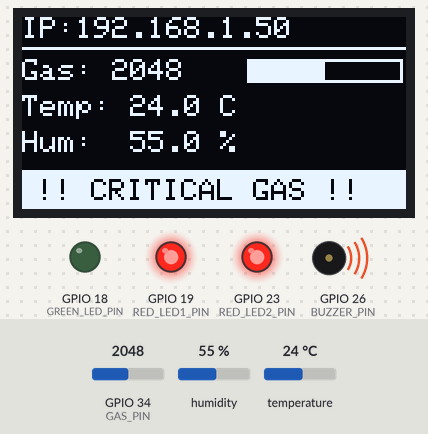
A sketch run on a simulated ESP32. On the bench: 128×64 one-colour display, output pins drawn as LEDs (lit = HIGH), buzzer (waves = sounding, pin HIGH). The inputs (shaded band) are chosen by the test bench; at power-on: GPIO 34 (GAS_PIN) = 2048, temperature 24 °C, humidity 55 % (analog values on the 0–4095 scale). WiFi joins after 1.5 s; servers stay silent unless stated; uploads are accepted with an empty reply; the local clock reads 2024-03-15 10:24:30 at power-on unless the sketch sets it; what the sketch prints to the serial monitor is not drawn.

Above: at 6.7 s.
6.8 s: GPIO 34 (GAS_PIN) set to 1865
At 9.4 s:
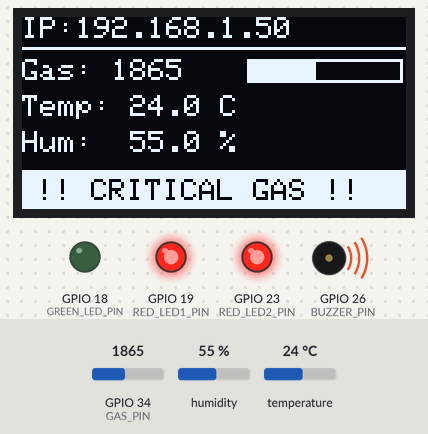
10.3 s: GPIO 34 (GAS_PIN) set to 1740
At 12.9 s:
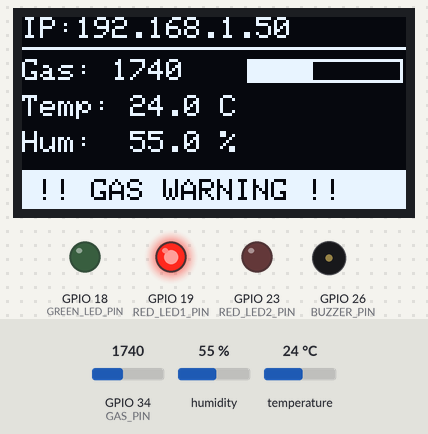
17.8 s: GPIO 34 (GAS_PIN) set to 983
At 22.2 s:
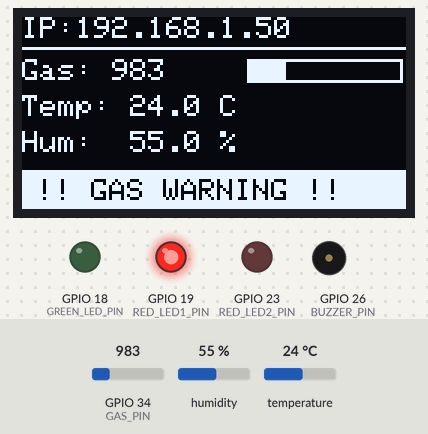
25.0 s: GPIO 34 (GAS_PIN) set to 888
At 27.9 s:
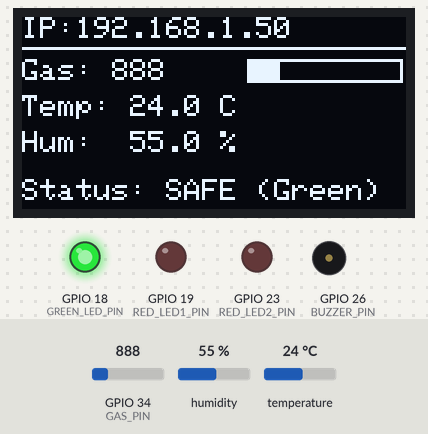
28.3 s: temperature set to 34.6 °C
At 30.3 s:
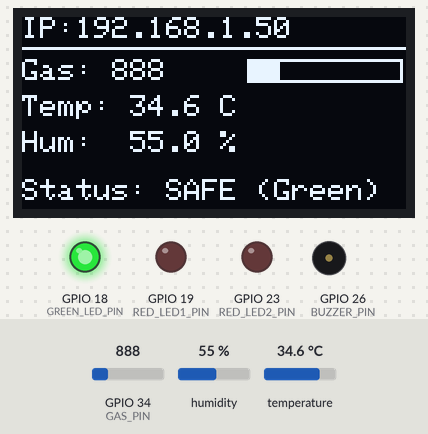
31.3 s: temperature set to 35.8 °C
At 33.9 s:
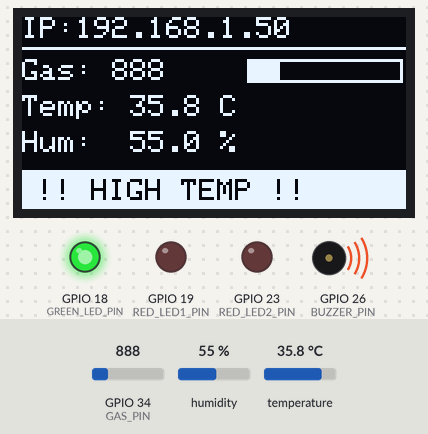
Timing chart, 0 to 35.4 s (numbered marks = the images above; inputs shaded):
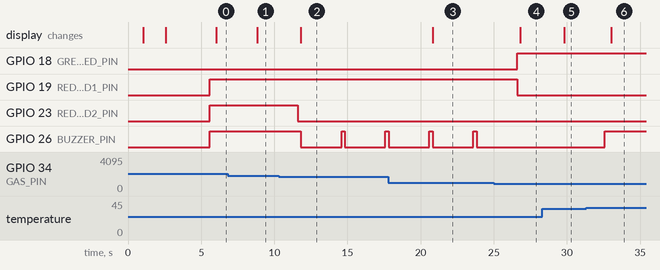

The sketch:

esp32.ino
```cpp
#include <Adafruit_GFX.h>
#include <Adafruit_SSD1306.h>
#include <DHT.h>
#include <HTTPClient.h>
#include <WiFi.h>
#include <WiFiClientSecure.h>
#include <WebServer.h>
#include <Wire.h>
#include <time.h>

// ================= FIREBASE CONFIG =================
// Fill these in after creating your Firebase project
const char *FIREBASE_HOST =
    "https://fxv-detection-default-rtdb.asia-southeast1.firebasedatabase.app";
const char *FIREBASE_AUTH =
    "5ZwVmC5VkqUWeR2GEl5VMLd8flRv7DJo0qSiTa9i"; // Project Settings > Service
                                                // Accounts > Database Secrets

// ================= WIFI CREDENTIALS =================
const char *WIFI_SSID = "LAPTOP-S6L4UED5 7744";
const char *WIFI_PASSWORD = "ALAN1125";

WebServer server(80);

// ================= OLED CONFIGURATION =================
#define SCREEN_WIDTH 128
#define SCREEN_HEIGHT 64
#define OLED_RESET -1
#define OLED_ADDRESS 0x3C

Adafruit_SSD1306 display(SCREEN_WIDTH, SCREEN_HEIGHT, &Wire, OLED_RESET);

// ================= PIN & SENSOR CONFIGURATION =================
#define GAS_PIN 34
#define DHT_PIN 27
#define BUZZER_PIN 26
#define GREEN_LED_PIN 18
#define RED_LED1_PIN 19
#define RED_LED2_PIN 23
#define DHT_TYPE DHT22

DHT dht(DHT_PIN, DHT_TYPE);

const int GAS_WARNING_THRESHOLD = 950;
const int GAS_HIGH_THRESHOLD = 1800;
const float TEMP_THRESHOLD = 35.0; // °C — flagged as dangerously high

// ================= SENSOR STATE =================
int gasValue = 0;
float temperature = NAN;
float humidity = NAN;
bool gasWarning = false;
bool tempWarning = false;
int gasLevelState = 0;

// Previous states — used to detect rising edge so we don't spam alerts
bool prevGasWarning = false;
bool prevTempWarning = false;

// Firebase diagnostic tracking
int lastFirebaseStatus = 0;
String lastFirebaseError = "No push attempted yet";

// ================= TIMING =================
unsigned long previousReadTime = 0;
const unsigned long READ_INTERVAL = 3000; // read & push every 3 seconds (allows time for TLS handshake)
const unsigned long WARNING_CHIRP_DURATION = 150;

// ================= HOURLY AVERAGE ACCUMULATORS =================
double sumGas = 0;
double sumTemp = 0;
double sumHum = 0;
int sampleCount = 0;
String currentHourKey = ""; // e.g. "2026-10-28T10"

// ================= NTP TIME HELPERS =================

// Sync ESP32 clock from the internet (Indian Standard Time = UTC+5:30)
void syncTime() {
  configTime(19800, 0, "pool.ntp.org", "time.nist.gov");
  Serial.print("Syncing time");
  struct tm timeinfo;
  int retries = 0;
  while (!getLocalTime(&timeinfo) && retries < 20) {
    delay(500);
    Serial.print(".");
    retries++;
  }
  Serial.println(retries < 20 ? " Done." : " Failed (no NTP).");
}

// Returns the current hour as a Firebase key, e.g. "2026-10-28T10"
String getHourKey() {
  struct tm timeinfo;
  if (!getLocalTime(&timeinfo))
    return "unknown";
  char buf[20];
  strftime(buf, sizeof(buf), "%Y-%m-%dT%H", &timeinfo);
  return String(buf);
}

// Human-readable label for the hourly table, e.g. "2026-10-28 10:00"
String getHourLabel() {
  struct tm timeinfo;
  if (!getLocalTime(&timeinfo))
    return "unknown";
  char buf[20];
  strftime(buf, sizeof(buf), "%Y-%m-%d %H:00", &timeinfo);
  return String(buf);
}

// Unix timestamp for alert ordering
long getUnixTimestamp() {
  struct tm timeinfo;
  if (!getLocalTime(&timeinfo))
    return 0;
  return (long)mktime(&timeinfo);
}

// ================= FIREBASE REST API HELPERS =================

// PUT overwrites a path (used for current readings & hourly averages)
void firebasePut(String path, String jsonBody) {
  if (WiFi.status() != WL_CONNECTED) {
    lastFirebaseStatus = -99;
    lastFirebaseError = "WiFi not connected";
    Serial.println("Firebase PUT skipped: WiFi not connected");
    return;
  }
  WiFiClientSecure client;
  client.setInsecure();

  HTTPClient http;
  http.setFollowRedirects(HTTPC_STRICT_FOLLOW_REDIRECTS);
  http.setTimeout(10000);

  String host = String(FIREBASE_HOST);
  while (host.endsWith("/")) {
    host = host.substring(0, host.length() - 1);
  }
  if (!path.startsWith("/")) {
    path = "/" + path;
  }
  String url = host + path + "?auth=" + FIREBASE_AUTH;

  if (http.begin(client, url)) {
    http.addHeader("Content-Type", "application/json");
    int code = http.PUT(jsonBody);
    lastFirebaseStatus = code;
    if (code > 0) {
      if (code == HTTP_CODE_OK || code == 204) {
        lastFirebaseError = "OK (200)";
      } else {
        lastFirebaseError = "HTTP " + String(code) + ": " + http.getString();
        Serial.print("Firebase PUT warning: ");
        Serial.println(lastFirebaseError);
      }
    } else {
      lastFirebaseError = http.errorToString(code);
      Serial.println("Firebase PUT error: " + lastFirebaseError);
    }
    http.end();
  } else {
    lastFirebaseStatus = -98;
    lastFirebaseError = "Unable to initialize HTTPClient connection";
    Serial.println("Firebase PUT failed: unable to begin connection");
  }
}

// POST creates a new child with a unique Firebase key (used for alerts)
void firebasePost(String path, String jsonBody) {
  if (WiFi.status() != WL_CONNECTED) {
    Serial.println("Firebase POST skipped: WiFi not connected");
    return;
  }
  WiFiClientSecure client;
  client.setInsecure();

  HTTPClient http;
  http.setFollowRedirects(HTTPC_STRICT_FOLLOW_REDIRECTS);
  http.setTimeout(10000);

  String host = String(FIREBASE_HOST);
  while (host.endsWith("/")) {
    host = host.substring(0, host.length() - 1);
  }
  if (!path.startsWith("/")) {
    path = "/" + path;
  }
  String url = host + path + "?auth=" + FIREBASE_AUTH;

  if (http.begin(client, url)) {
    http.addHeader("Content-Type", "application/json");
    int code = http.POST(jsonBody);
    if (code > 0) {
      if (code != HTTP_CODE_OK && code != 204) {
        Serial.print("Firebase POST warning [status ");
        Serial.print(code);
        Serial.print("]: ");
        Serial.println(http.getString());
      }
    } else {
      Serial.println("Firebase POST error: " + http.errorToString(code));
    }
    http.end();
  } else {
    Serial.println("Firebase POST failed: unable to begin connection");
  }
}

// ================= PUSH FUNCTIONS =================

// Sends the latest live readings to /sensors/current (overwrites each time)
void pushCurrentReadings() {
  String json = "{";
  json += "\"gas\":" + String(gasValue) + ",";
  json += "\"temp\":" + (isnan(temperature) ? "null" : String(temperature, 1)) +
          ",";
  json += "\"hum\":" + (isnan(humidity) ? "null" : String(humidity, 1)) + ",";
  json += "\"gas_warning\":" + String(gasWarning ? "true" : "false") + ",";
  json += "\"temp_warning\":" + String(tempWarning ? "true" : "false") + ",";
  json += "\"timestamp\":" + String(getUnixTimestamp());
  json += "}";
  firebasePut("/sensors/current.json", json);
}

// Computes averages from accumulators and stores at /sensors/hourly/<hour-key>
void pushHourlyAverage() {
  if (sampleCount == 0)
    return;

  float avgGas = sumGas / sampleCount;
  float avgTemp = sumTemp / sampleCount;
  float avgHum = sumHum / sampleCount;

  String json = "{";
  json += "\"avg_gas\":" + String(avgGas, 1) + ",";
  json += "\"avg_temp\":" + String(avgTemp, 1) + ",";
  json += "\"avg_hum\":" + String(avgHum, 1) + ",";
  json += "\"samples\":" + String(sampleCount) + ",";
  json += "\"hour_label\":\"" + getHourLabel() + "\"";
  json += "}";

  firebasePut("/sensors/hourly/" + currentHourKey + ".json", json);
  Serial.println("Hourly average pushed for: " + currentHourKey);
}

// Appends a new alert entry to /sensors/alerts (POST creates unique child key)
void logAlert(String type, String message) {
  String json = "{";
  json += "\"type\":\"" + type + "\",";
  json += "\"message\":\"" + message + "\",";
  json += "\"gas\":" + String(gasValue) + ",";
  json += "\"temp\":" + (isnan(temperature) ? "null" : String(temperature, 1)) +
          ",";
  json += "\"hum\":" + (isnan(humidity) ? "null" : String(humidity, 1)) + ",";
  json += "\"timestamp\":" + String(getUnixTimestamp());
  json += "}";

  firebasePost("/sensors/alerts.json", json);
  Serial.println("Alert logged: " + message);
}

// ================= LIVE WEBSITE HANDLERS =================

void handleSensorData() {
  String json = "{";
  json += "\"gas\":" + String(gasValue) + ",";
  json += "\"temp\":" + (isnan(temperature) ? "null" : String(temperature, 1)) +
          ",";
  json += "\"hum\":" + (isnan(humidity) ? "null" : String(humidity, 1)) + ",";
  json += "\"state\":" + String(gasLevelState) + ",";
  json += "\"firebase_status\":" + String(lastFirebaseStatus) + ",";
  json += "\"firebase_error\":\"" + lastFirebaseError + "\"";
  json += "}";
  server.send(200, "application/json", json);
}

void handleTestFirebase() {
  pushCurrentReadings();
  String result = "Triggered push! Status: " + String(lastFirebaseStatus) + " - " + lastFirebaseError;
  server.send(200, "text/plain", result);
}

void handleRoot() {
  String html = R"rawliteral(
<!DOCTYPE html>
<html>
<head>
  <meta name="viewport" content="width=device-width, initial-scale=1">
  <title>Home Gas &amp; Climate Monitor</title>
  <style>
    body { font-family: Arial, sans-serif; background: #0f172a; color: #f8fafc; text-align: center; margin: 0; padding: 20px; }
    h1 { font-size: 22px; margin-bottom: 15px; }
    .status-banner { padding: 15px; border-radius: 10px; font-weight: bold; font-size: 18px; max-width: 400px; margin: 0 auto 20px; }
    .safe { background: #16a34a; color: white; }
    .warn { background: #ea580c; color: white; }
    .danger { background: #dc2626; color: white; animation: blink 0.8s infinite; }
    @keyframes blink { 50% { opacity: 0.4; } }
    .card-grid { display: flex; flex-wrap: wrap; justify-content: center; gap: 15px; max-width: 420px; margin: 0 auto; }
    .card { background: #1e293b; padding: 20px; border-radius: 12px; width: 100%; box-sizing: border-box; box-shadow: 0 4px 10px rgba(0,0,0,0.3); }
    .label { font-size: 14px; color: #94a3b8; text-transform: uppercase; }
    .val { font-size: 34px; font-weight: bold; margin-top: 8px; }
  </style>
</head>
<body>
  <h1>Home Safety Monitor</h1>
  <div id="banner" class="status-banner safe">STATUS: NORMAL (GREEN LED)</div>
  <div class="card-grid">
    <div class="card">
      <div class="label">Gas Sensor Level</div>
      <div class="val" id="gas">--</div>
    </div>
    <div class="card">
      <div class="label">Temperature</div>
      <div class="val"><span id="temp">--</span> &deg;C</div>
    </div>
    <div class="card">
      <div class="label">Humidity</div>
      <div class="val"><span id="hum">--</span> %</div>
    </div>
  </div>
  <script>
    function fetchReadings() {
      fetch('/data').then(response => response.json()).then(data => {
        document.getElementById('gas').innerText = data.gas;
        document.getElementById('temp').innerText = data.temp === null ? '--' : data.temp;
        document.getElementById('hum').innerText = data.hum === null ? '--' : data.hum;
        const banner = document.getElementById('banner');
        if (data.state === 2) {
          banner.className = 'status-banner danger';
          banner.innerText = 'CRITICAL GAS LEVEL (2 RED LEDS)';
        } else if (data.state === 1) {
          banner.className = 'status-banner warn';
          banner.innerText = 'GAS WARNING (1 RED LED)';
        } else {
          banner.className = 'status-banner safe';
          banner.innerText = 'STATUS: NORMAL (GREEN LED)';
        }
      });
    }
    setInterval(fetchReadings, 2000);
    fetchReadings();
  </script>
</body>
</html>
)rawliteral";
  server.send(200, "text/html", html);
}

// ================= LED & BUZZER CONTROLLER =================

void updateIndicators() {
  if (gasValue >= GAS_HIGH_THRESHOLD) {
    gasLevelState = 2;
    digitalWrite(GREEN_LED_PIN, LOW);
    digitalWrite(RED_LED1_PIN, HIGH);
    digitalWrite(RED_LED2_PIN, HIGH);
    digitalWrite(BUZZER_PIN, HIGH);
  } else if (gasValue >= GAS_WARNING_THRESHOLD) {
    gasLevelState = 1;
    digitalWrite(GREEN_LED_PIN, LOW);
    digitalWrite(RED_LED1_PIN, HIGH);
    digitalWrite(RED_LED2_PIN, LOW);
    digitalWrite(BUZZER_PIN,
                 tempWarning ||
                         millis() - previousReadTime < WARNING_CHIRP_DURATION
                     ? HIGH
                     : LOW);
  } else {
    gasLevelState = 0;
    digitalWrite(GREEN_LED_PIN, HIGH);
    digitalWrite(RED_LED1_PIN, LOW);
    digitalWrite(RED_LED2_PIN, LOW);
    digitalWrite(BUZZER_PIN, tempWarning ? HIGH : LOW);
  }
}

// ================= OLED DISPLAY =================

void showDisplay() {
  display.clearDisplay();
  display.setTextColor(SSD1306_WHITE);
  display.setTextSize(1);

  // Top bar: IP address
  display.setCursor(0, 0);
  if (WiFi.status() == WL_CONNECTED) {
    display.print("IP:");
    display.println(WiFi.localIP());
  } else {
    display.println("WiFi: Disconnected");
  }
  display.drawLine(0, 10, 127, 10, SSD1306_WHITE);

  // Gas value + bar graph
  display.setCursor(0, 14);
  display.print("Gas: ");
  display.print(gasValue);
  int barWidth = map(constrain(gasValue, 0, 4095), 0, 4095, 0, 50);
  display.drawRect(75, 14, 52, 8, SSD1306_WHITE);
  display.fillRect(76, 15, barWidth, 6, SSD1306_WHITE);

  // Temperature
  display.setCursor(0, 26);
  display.print("Temp: ");
  if (isnan(temperature))
    display.println("Error");
  else {
    display.print(temperature, 1);
    display.println(" C");
  }

  // Humidity
  display.setCursor(0, 38);
  display.print("Hum:  ");
  if (isnan(humidity))
    display.println("Error");
  else {
    display.print(humidity, 1);
    display.println(" %");
  }

  // Bottom status bar
  if (gasLevelState == 2) {
    display.fillRect(0, 51, 128, 13, SSD1306_WHITE);
    display.setTextColor(SSD1306_BLACK);
    display.setCursor(5, 54);
    display.println("!! CRITICAL GAS !!");
  } else if (gasWarning || tempWarning) {
    display.fillRect(0, 51, 128, 13, SSD1306_WHITE);
    display.setTextColor(SSD1306_BLACK);
    display.setCursor(5, 54);
    display.println(gasWarning ? "!! GAS WARNING !!" : "!! HIGH TEMP !!");
  } else {
    display.setTextColor(SSD1306_WHITE);
    display.setCursor(0, 54);
    display.println("Status: SAFE (Green)");
  }

  display.display();
}

// ================= SETUP =================

void setup() {
  Serial.begin(115200);
  delay(1000);

  pinMode(GAS_PIN, INPUT);
  pinMode(BUZZER_PIN, OUTPUT);
  pinMode(GREEN_LED_PIN, OUTPUT);
  pinMode(RED_LED1_PIN, OUTPUT);
  pinMode(RED_LED2_PIN, OUTPUT);
  digitalWrite(BUZZER_PIN, LOW);
  digitalWrite(GREEN_LED_PIN, LOW);
  digitalWrite(RED_LED1_PIN, LOW);
  digitalWrite(RED_LED2_PIN, LOW);
  analogReadResolution(12);
  Wire.begin(21, 22);

  if (!display.begin(SSD1306_SWITCHCAPVCC, OLED_ADDRESS)) {
    Serial.println("OLED init failed!");
    while (true)
      delay(1000);
  }

  display.clearDisplay();
  display.setTextColor(SSD1306_WHITE);
  display.setTextSize(1);
  display.setCursor(0, 5);
  display.println("Connecting to WiFi...");
  display.display();

  WiFi.mode(WIFI_STA);
  WiFi.begin(WIFI_SSID, WIFI_PASSWORD);
  Serial.print("Connecting to WiFi");

  int attempts = 0;
  while (WiFi.status() != WL_CONNECTED && attempts < 30) {
    delay(500);
    Serial.print(".");
    attempts++;
  }
  Serial.println();

  if (WiFi.status() == WL_CONNECTED) {
    Serial.println("WiFi Connected! IP: " + WiFi.localIP().toString());
    server.on("/", handleRoot);
    server.on("/data", handleSensorData);
    server.on("/test-firebase", handleTestFirebase);
    server.begin();
    Serial.println("Live dashboard: http://" + WiFi.localIP().toString());
    syncTime();
    currentHourKey = getHourKey();

    display.clearDisplay();
    display.setCursor(0, 5);
    display.println("WiFi Connected!");
    display.println(WiFi.localIP());
    display.println("Firebase ready.");
    display.display();
    delay(3000);
  } else {
    Serial.println("WiFi Failed!");
    display.println("WiFi Failed!");
    display.display();
    delay(3000);
  }

  dht.begin();
}

// ================= MAIN LOOP =================

void loop() {
  if (WiFi.status() == WL_CONNECTED)
    server.handleClient();

  unsigned long currentTime = millis();

  if (currentTime - previousReadTime >= READ_INTERVAL) {
    previousReadTime = currentTime;

    // 1. Read all sensors
    gasValue = analogRead(GAS_PIN);
    temperature = dht.readTemperature();
    humidity = dht.readHumidity();

    // 2. Evaluate warning conditions
    gasWarning = (gasValue >= GAS_WARNING_THRESHOLD);
    tempWarning = (!isnan(temperature) && temperature >= TEMP_THRESHOLD);

    // 3. Update gas-stage LEDs and buzzer
    updateIndicators();

    // 4. Accumulate valid readings for hourly average
    if (!isnan(temperature) && !isnan(humidity)) {
      sumGas += gasValue;
      sumTemp += temperature;
      sumHum += humidity;
      sampleCount++;
    }

    // 5. Check if the hour has rolled over → push average & reset
    String newHourKey = getHourKey();
    if (newHourKey != "unknown" && newHourKey != currentHourKey &&
        currentHourKey != "") {
      pushHourlyAverage();
      sumGas = sumTemp = sumHum = 0;
      sampleCount = 0;
      currentHourKey = newHourKey;
    }

    // 6. Log alerts only on rising edge (transition from safe → warning)
    if (gasWarning && !prevGasWarning) {
      logAlert("gas",
               "Gas level exceeded threshold (" + String(gasValue) + ")");
    }
    if (tempWarning && !prevTempWarning) {
      logAlert("temperature",
               "High temperature detected (" + String(temperature, 1) + " C)");
    }
    prevGasWarning = gasWarning;
    prevTempWarning = tempWarning;

    // 7. Push live data to Firebase
    pushCurrentReadings();

    // 8. Update OLED
    showDisplay();

    Serial.print("Gas: ");
    Serial.print(gasValue);
    Serial.print(" | State: ");
    if (gasLevelState == 2)
      Serial.println("CRITICAL (2 Red LEDs)");
    else if (gasLevelState == 1)
      Serial.println("WARNING (1 Red LED)");
    else
      Serial.println("NORMAL (Green LED)");
  }

  updateIndicators();
}
```

Measured:
- the behaviour switches between 1800 and 1799 on GPIO 34 (GAS_PIN) (found by bisection; images 1 and 2)
- the behaviour switches between 950 and 949 on GPIO 34 (GAS_PIN) (found by bisection; images 3 and 4)
- the behaviour switches between 34.9 and 35 °C on temperature (found by bisection; images 5 and 6)
- after the input at 6.8 s, the display: changes after 2.0 s (image 1)
- after the input at 10.3 s, GPIO 23 (RED_LED2_PIN): HIGH → LOW after 1.3 s; GPIO 26 (BUZZER_PIN): alternates HIGH for 0.23 s and LOW for 2.8 s, starting after 1.5 s; the display: changes after 1.5 s (image 2)
- after the input at 17.8 s, the display: changes after 3.0 s (image 3)
- after the input at 25.0 s, GPIO 18 (GREEN_LED_PIN): LOW → HIGH after 1.6 s; GPIO 19 (RED_LED1_PIN): HIGH → LOW after 1.6 s; GPIO 26 (BUZZER_PIN): stays LOW (without the input it goes to HIGH after 1.6 s); the display: changes after 1.8 s (image 4)
- after the input at 28.3 s, the display: changes after 1.5 s (image 5)
- after the input at 31.3 s, GPIO 26 (BUZZER_PIN): LOW → HIGH after 1.3 s; the display: changes after 1.7 s (image 6)
